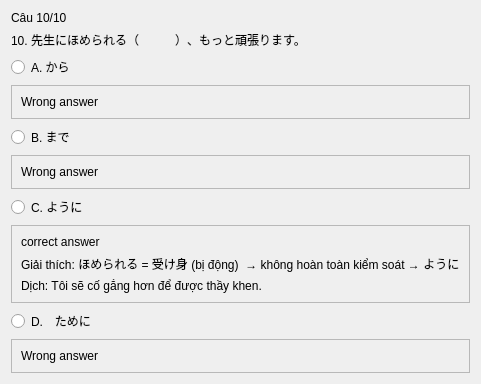
               <widget class="QWidget" name="page_16">
                <layout class="QVBoxLayout" name="verticalLayout_21">
                 <item>
                  <widget class="QLabel" name="label_102">
                   <property name="text">
                    <string>Câu 10/10</string>
                   </property>
                  </widget>
                 </item>
                 <item>
                  <widget class="QLabel" name="label_103">
                   <property name="text">
                    <string>10. 先生にほめられる（　　　）、もっと頑張ります。</string>
                   </property>
                  </widget>
                 </item>
                 <item>
                  <widget class="QRadioButton" name="radioButton_61">
                   <property name="text">
                    <string>A. から</string>
                   </property>
                  </widget>
                 </item>
                 <item>
                  <widget class="QFrame" name="frame_17">
                   <property name="frameShape">
                    <enum>QFrame::StyledPanel</enum>
                   </property>
                   <property name="frameShadow">
                    <enum>QFrame::Raised</enum>
                   </property>
                   <layout class="QVBoxLayout" name="verticalLayout_25">
                    <item>
                     <widget class="QLabel" name="label_28">
                      <property name="text">
                       <string>Wrong answer</string>
                      </property>
                     </widget>
                    </item>
                   </layout>
                  </widget>
                 </item>
                 <item>
                  <widget class="QRadioButton" name="radioButton_62">
                   <property name="text">
                    <string>B. まで</string>
                   </property>
                  </widget>
                 </item>
                 <item>
                  <widget class="QFrame" name="frame_18">
                   <property name="frameShape">
                    <enum>QFrame::StyledPanel</enum>
                   </property>
                   <property name="frameShadow">
                    <enum>QFrame::Raised</enum>
                   </property>
                   <layout class="QVBoxLayout" name="verticalLayout_24">
                    <item>
                     <widget class="QLabel" name="label_27">
                      <property name="text">
                       <string>Wrong answer</string>
                      </property>
                     </widget>
                    </item>
                   </layout>
                  </widget>
                 </item>
                 <item>
                  <widget class="QRadioButton" name="radioButton_63">
                   <property name="text">
                    <string>C. ように</string>
                   </property>
                  </widget>
                 </item>
                 <item>
                  <widget class="QFrame" name="frame_19">
                   <property name="frameShape">
                    <enum>QFrame::StyledPanel</enum>
                   </property>
                   <property name="frameShadow">
                    <enum>QFrame::Raised</enum>
                   </property>
                   <layout class="QVBoxLayout" name="verticalLayout_23">
                    <item>
                     <widget class="QLabel" name="label_31">
                      <property name="text">
                       <string>correct answer</string>
                      </property>
                     </widget>
                    </item>
                    <item>
                     <widget class="QLabel" name="label_30">
                      <property name="text">
                       <string>Giải thích: ほめられる = 受け身 (bị động)  → không hoàn toàn kiểm soát → ように</string>
                      </property>
                     </widget>
                    </item>
                    <item>
                     <widget class="QLabel" name="label_29">
                      <property name="text">
                       <string>Dịch: Tôi sẽ cố gắng hơn để được thầy khen.</string>
                      </property>
                     </widget>
                    </item>
                   </layout>
                  </widget>
                 </item>
                 <item>
                  <widget class="QRadioButton" name="radioButton_64">
                   <property name="text">
                    <string>D.　ために</string>
                   </property>
                  </widget>
                 </item>
                 <item>
                  <widget class="QFrame" name="frame_20">
                   <property name="frameShape">
                    <enum>QFrame::StyledPanel</enum>
                   </property>
                   <property name="frameShadow">
                    <enum>QFrame::Raised</enum>
                   </property>
                   <layout class="QVBoxLayout" name="verticalLayout_22">
                    <item>
                     <widget class="QLabel" name="label_26">
                      <property name="text">
                       <string>Wrong answer</string>
                      </property>
                     </widget>
                    </item>
                   </layout>
                  </widget>
                 </item>
                </layout>
               </widget>
